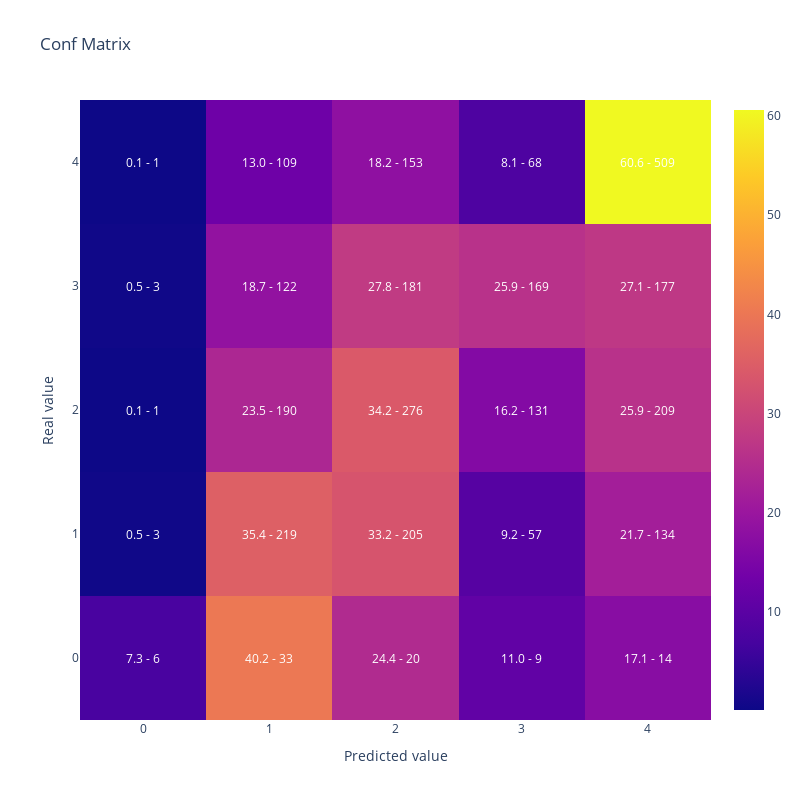

Source (notebook cell):
### Code cell
#Vamos a replicar el resultado de la optimizacion reentrenando el modelo con el mejor conjunto de hiperparametros
#Generamos parametros incluyendo los fijos y la mejor solución que encontro optuna
lgb_params =  {      
                        'objective': 'multiclass',
                        'verbosity':-1,
                        'num_class': len(y_train.unique())} | study.best_params

lgb_train_dataset = lgb.Dataset(data=X_train,
                                label=y_train)


#Entreno
lgb_model = lgb.train(lgb_params,
                    lgb_train_dataset)

#Muestro matriz de confusion y kappa
display(plot_confusion_matrix(y_test,lgb_model.predict(X_test).argmax(axis=1)))

cohen_kappa_score(y_test,lgb_model.predict(X_test).argmax(axis=1),
                             weights = 'quadratic')

### Figure 1 — Plotly figure (JSON) as saved in the notebook; plotly's stock layout.template omitted (floating-point values rounded to 4 significant figures)
{"data": [{"type": "heatmap", "x": [0, 1, 2, 3, 4], "y": [0, 1, 2, 3, 4], "z": [[7.317, 40.24, 24.39, 10.98, 17.07], [0.4854, 35.44, 33.17, 9.223, 21.68], [0.1239, 23.54, 34.2, 16.23, 25.9], [0.4601, 18.71, 27.76, 25.92, 27.15], [0.119, 12.98, 18.21, 8.095, 60.6]]}], "layout": {"annotations": [{"font": {"color": "white"}, "showarrow": false, "text": "7.3 - 6", "x": 0, "xref": "x", "y": 0, "yref": "y"}, {"font": {"color": "white"}, "showarrow": false, "text": "40.2 - 33", "x": 1, "xref": "x", "y": 0, "yref": "y"}, {"font": {"color": "white"}, "showarrow": false, "text": "24.4 - 20", "x": 2, "xref": "x", "y": 0, "yref": "y"}, {"font": {"color": "white"}, "showarrow": false, "text": "11.0 - 9", "x": 3, "xref": "x", "y": 0, "yref": "y"}, {"font": {"color": "white"}, "showarrow": false, "text": "17.1 - 14", "x": 4, "xref": "x", "y": 0, "yref": "y"}, {"font": {"color": "white"}, "showarrow": false, "text": "0.5 - 3", "x": 0, "xref": "x", "y": 1, "yref": "y"}, {"font": {"color": "white"}, "showarrow": false, "text": "35.4 - 219", "x": 1, "xref": "x", "y": 1, "yref": "y"}, {"font": {"color": "white"}, "showarrow": false, "text": "33.2 - 205", "x": 2, "xref": "x", "y": 1, "yref": "y"}, {"font": {"color": "white"}, "showarrow": false, "text": "9.2 - 57", "x": 3, "xref": "x", "y": 1, "yref": "y"}, {"font": {"color": "white"}, "showarrow": false, "text": "21.7 - 134", "x": 4, "xref": "x", "y": 1, "yref": "y"}, {"font": {"color": "white"}, "showarrow": false, "text": "0.1 - 1", "x": 0, "xref": "x", "y": 2, "yref": "y"}, {"font": {"color": "white"}, "showarrow": false, "text": "23.5 - 190", "x": 1, "xref": "x", "y": 2, "yref": "y"}, {"font": {"color": "white"}, "showarrow": false, "text": "34.2 - 276", "x": 2, "xref": "x", "y": 2, "yref": "y"}, {"font": {"color": "white"}, "showarrow": false, "text": "16.2 - 131", "x": 3, "xref": "x", "y": 2, "yref": "y"}, {"font": {"color": "white"}, "showarrow": false, "text": "25.9 - 209", "x": 4, "xref": "x", "y": 2, "yref": "y"}, {"font": {"color": "white"}, "showarrow": false, "text": "0.5 - 3", "x": 0, "xref": "x", "y": 3, "yref": "y"}, {"font": {"color": "white"}, "showarrow": false, "text": "18.7 - 122", "x": 1, "xref": "x", "y": 3, "yref": "y"}, {"font": {"color": "white"}, "showarrow": false, "text": "27.8 - 181", "x": 2, "xref": "x", "y": 3, "yref": "y"}, {"font": {"color": "white"}, "showarrow": false, "text": "25.9 - 169", "x": 3, "xref": "x", "y": 3, "yref": "y"}, {"font": {"color": "white"}, "showarrow": false, "text": "27.1 - 177", "x": 4, "xref": "x", "y": 3, "yref": "y"}, {"font": {"color": "white"}, "showarrow": false, "text": "0.1 - 1", "x": 0, "xref": "x", "y": 4, "yref": "y"}, {"font": {"color": "white"}, "showarrow": false, "text": "13.0 - 109", "x": 1, "xref": "x", "y": 4, "yref": "y"}, {"font": {"color": "white"}, "showarrow": false, "text": "18.2 - 153", "x": 2, "xref": "x", "y": 4, "yref": "y"}, {"font": {"color": "white"}, "showarrow": false, "text": "8.1 - 68", "x": 3, "xref": "x", "y": 4, "yref": "y"}, {"font": {"color": "white"}, "showarrow": false, "text": "60.6 - 509", "x": 4, "xref": "x", "y": 4, "yref": "y"}], "height": 800, "title": {"text": "Conf Matrix"}, "width": 800, "xaxis": {"title": {"text": "Predicted value"}}, "yaxis": {"title": {"text": "Real value"}}}}
